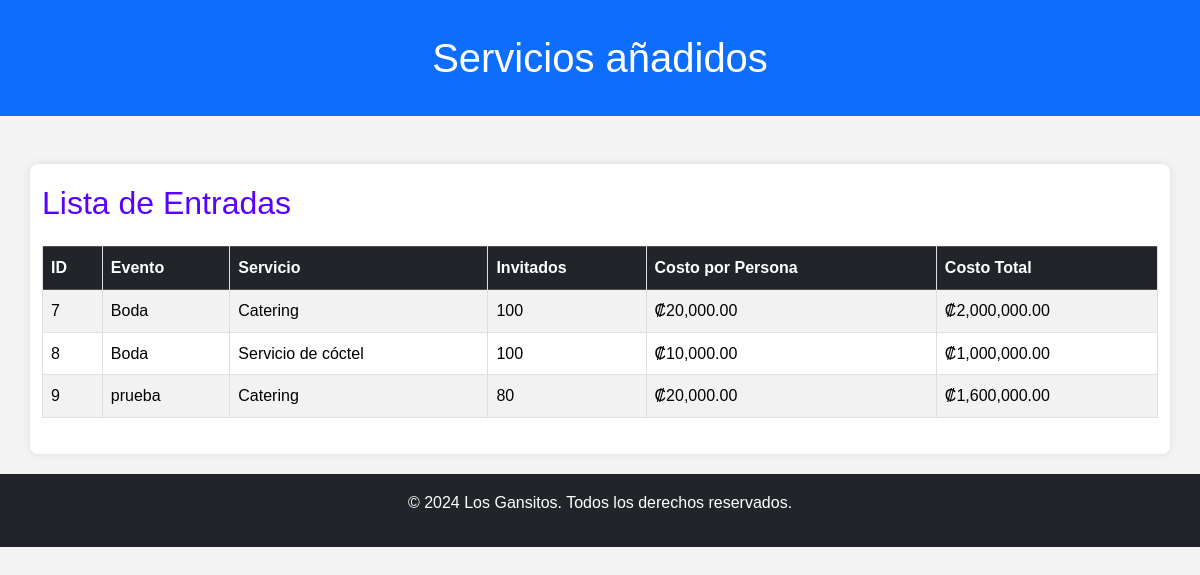
/evento_servicio.php, run on the app's committed database.
### tables this page shows
CREATE TABLE `cotizaciones` (
  `id` int(11) NOT NULL,
  `id_evento` int(11) NOT NULL,
  `id_servicio` int(11) NOT NULL,
  `monto` int(11) NOT NULL
);

CREATE TABLE `eventos` (
  `id` int(11) NOT NULL,
  `id_usuario` int(11) NOT NULL,
  `nombre` varchar(100) NOT NULL,
  `descripcion` varchar(300) NOT NULL,
  `fecha` timestamp NOT NULL DEFAULT current_timestamp() ON UPDATE current_timestamp(),
  `provincia` varchar(100) NOT NULL,
  `direccion` varchar(300) NOT NULL,
  `invitados` int(11) NOT NULL,
  `costo` int(11) NOT NULL DEFAULT 100000,
  `estado` enum('pendiente','aprobado','rechazado') NOT NULL DEFAULT 'pendiente',
  `privacidad` enum('privado','publico') NOT NULL DEFAULT 'privado'
);

CREATE TABLE `servicios` (
  `id` int(11) NOT NULL,
  `nombre` varchar(100) NOT NULL,
  `descripcion` varchar(300) NOT NULL,
  `costo` int(11) NOT NULL
);

### evento_servicio.php (the view, shortened to what this page needs)
<?php
include("db.php");
$sql = "
    SELECT
        es.id AS id,
        e.nombre AS evento_nombre,
        s.nombre AS servicio_nombre,
        e.invitados AS invitados,
        s.costo AS costo_por_persona,
        (e.invitados * s.costo) AS costo_total
    FROM
        cotizaciones es
    INNER JOIN
        eventos e ON es.id_evento = e.id
    INNER JOIN
        servicios s ON es.id_servicio = s.id
    ORDER BY
        es.id ASC
";
$result = $conn->query($sql);
?>
<!DOCTYPE html>
<html lang="es">
<head>
    <link href="./css/bootstrap.min.css" rel="stylesheet">
    <link rel="stylesheet" href="./css/style.css">
</head>
<body>
    <header class="bg-primary text-white text-center py-4">
        <h1>Servicios añadidos</h1>
    </header>
    <main class="container mt-5">
        <h2 class="mb-4">Lista de Entradas</h2>
        <?php if ($result->num_rows > 0): ?>
            <table class="table table-striped table-bordered">
                <thead class="table-dark">
                    <tr>
                        <th>ID</th>
                        <th>Evento</th>
                        <th>Servicio</th>
                        <th>Invitados</th>
                        <th>Costo por Persona</th>
                        <th>Costo Total</th>
                    </tr>
                </thead>
                <tbody>
                    <?php while ($row = $result->fetch_assoc()): ?>
                        <tr>
                            <td><?php echo $row['id']; ?></td>
                            <td><?php echo htmlspecialchars($row['evento_nombre']); ?></td>
                            <td><?php echo htmlspecialchars($row['servicio_nombre']); ?></td>
                            <td><?php echo $row['invitados']; ?></td>
                            <td>₡<?php echo number_format($row['costo_por_persona'], 2); ?></td>
                            <td>₡<?php echo number_format($row['costo_total'], 2); ?></td>
                        </tr>
                    <?php endwhile; ?>
                </tbody>
            </table>
        <?php else: ?>
            <p>No hay relaciones entre eventos y servicios registradas.</p>
        <?php endif; ?>
    </main>
    <footer class="bg-dark text-white text-center py-3">
        <p>© 2024 Los Gansitos. Todos los derechos reservados.</p>
    </footer>
</body>
</html>

### css/style.css (style rules this page uses)
* { margin: 0; padding: 0; box-sizing: border-box; }
body { font-family: Arial, sans-serif; line-height: 1.6; background-color: #f4f4f4; color: #333; }
header { background: #5900ff; color: white; padding: 20px 0; text-align: center; }
header h1 { margin: 10px 0; }
main { padding: 20px; background: white; max-width: 800px; margin: 20px auto; border-radius: 8px; box-shadow: 0 0 10px rgba(0, 0, 0, 0.1); }
h2 { color: #5900ff; margin-bottom: 10px; }
table { width: 100%; margin-top: 20px; border-collapse: collapse; }
table th, table td { border: 1px solid #ddd; padding: 8px; text-align: left; }
table th { background-color: #5900ff; color: white; }
footer { text-align: center; padding: 10px 0; background: #333; color: white; position: relative; bottom: 0; width: 100%; }

### data on the page
cotizaciones: id "7", id_evento.nombre "Boda", id_servicio.nombre "Catering", id_evento.invitados "100", id_servicio.costo "20,000.00", costo_total "2,000,000.00"
cotizaciones: id "8", id_evento.nombre "Boda", id_servicio.nombre "Servicio de cóctel", id_evento.invitados "100", id_servicio.costo "10,000.00", costo_total "1,000,000.00"
cotizaciones: id "9", id_evento.nombre "prueba", id_servicio.nombre "Catering", id_evento.invitados "80", id_servicio.costo "20,000.00", costo_total "1,600,000.00"
